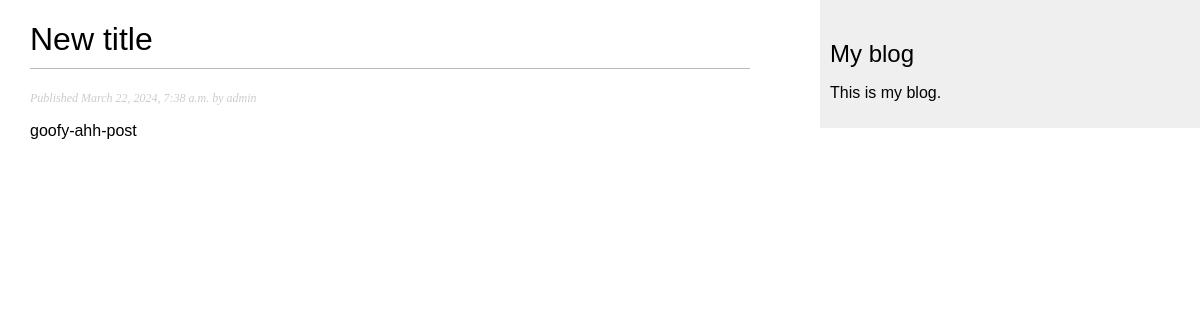
The page /blog/2024/3/22/another-post on the database its author committed.
### blog/models.py (models this page shows, shortened)
class Post(models.Model):
    class Status(models.TextChoices):
        DRAFT = 'DF', 'Draft'
        PUBLISHED = 'PB', 'Published'
    title = models.CharField(max_length=250)
    slug = models.SlugField(max_length=250, unique_for_date="publish")
    author = models.ForeignKey(User, on_delete=models.CASCADE,
                               related_name='blog_posts')
    body = models.TextField()
    publish = models.DateTimeField(default=timezone.now)
    created = models.DateTimeField(auto_now_add=True)
    updated = models.DateTimeField(auto_now=True)
    status = models.CharField(max_length=2, choices=Status.choices,
                              default=Status.DRAFT)
    objects = models.Manager()
    published = PublishedManager()
    class Meta:
        ordering = ["-publish"]
        indexes = [
            models.Index(fields=["-publish"])
        ]

### blog/views.py (the view)
# urls.py: path("<int:year>/<int:month>/<int:day>/<slug:post>", views.post_detail, name='post_detail')
def post_detail(request, year, month, day, post):
    post = get_object_or_404(Post,
                                status=Post.Status.PUBLISHED,
                                slug=post,
                                publish__year=year,
                                publish__month=month,
                                publish__day=day)
    return render(request, 'blog/post/detail.html', {'post': post})

### blog/templates/blog/post/detail.html (shortened to what this page needs)
{% extends "blog/base.html" %}
{% block content %}
 <h1>{{ post.title }}</h1>
 <p class="date">
 Published {{ post.publish }} by {{ post.author }}
 </p>
 {{ post.body|linebreaks }}
{% endblock %}

### blog/static/css/blog.css (style rules this page uses)
body { margin:0; padding:0; font-family:helvetica, sans-serif; }
h1 { font-weight:normal; border-bottom:1px solid #bbb; padding:0 0 10px 0; }
p.date { color:#ccc; font-family: georgia, serif; font-size: 12px; font-style: italic; }

### rows shown on the page
Post: title "New title", publish "March 22, 2024, 7:38 a.m.", author "admin", body "goofy-ahh-post"
